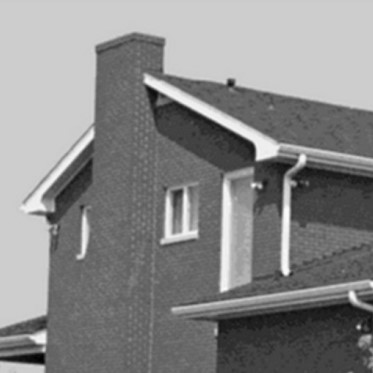
#> input picture 4/Computer Vision/lab experiments/2/code/2/HOUSE.jpg, 373 x 373 px, found by its file name
$ python 4.py
#> lines starting #> are read from the running program, lines starting #| are printed output that depends on the picture
from scipy.ndimage import convolve
import numpy as np
from PIL import Image
import matplotlib.pyplot as plt


def angle_mapping(angle):
    angle = np.rad2deg(angle) % 180
    if (0 <= angle < 22.5) or (157.5 <= angle < 180):
        return 0
    elif 22.5 <= angle < 67.5:
        return 45
    elif 67.5 <= angle < 112.5:
        return 90
    elif 112.5 <= angle < 157.5:
        return 135
img = np.array(Image.open("2\HOUSE.jpg"))
#> img is the input picture: shape (373, 373, 3); min 0, max 254, mean 136
img = np.mean(img, axis=2).astype(float)
#> img: shape (373, 373) float64

sobel_x = np.array([[-1, 0, 1], [-2, 0, 2], [-1, 0, 1]])
sobel_y = np.array([[1, 2, 1], [0, 0, 0], [-1, -2, -1]])
grad_x, grad_y = convolve(img, sobel_x), convolve(img, sobel_y)
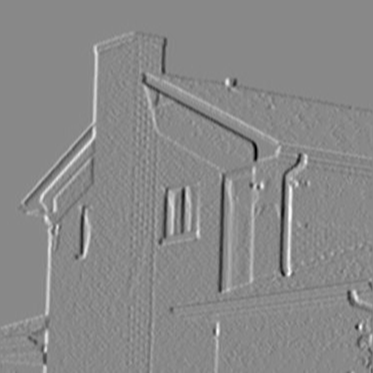
#> grad_x: shape (373, 373) float64; min -516, max 446, mean 1.5; drawn with min black and max white
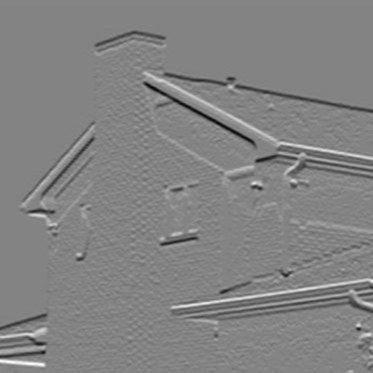
#> grad_y: shape (373, 373) float64; min -493, max 463, mean -2.2; drawn with min black and max white

grad_xx = grad_x**2
grad_xy = grad_x * grad_y
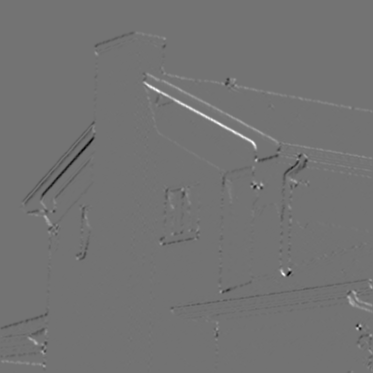
#> grad_xy: shape (373, 373) float64; min -107040, max 129720, mean 67; drawn with min black and max white
grad_yy = grad_y**2
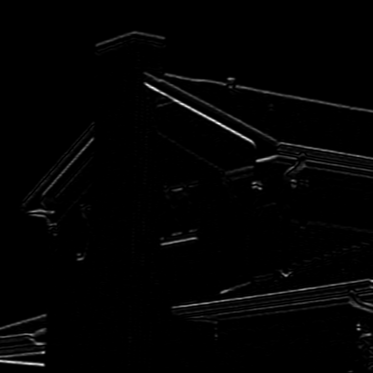
#> grad_yy: shape (373, 373) float64; min 0, max 243049, mean 3243.5; drawn with min black and max white

gradient_magnitude = np.sqrt(grad_x**2 + grad_y**2)
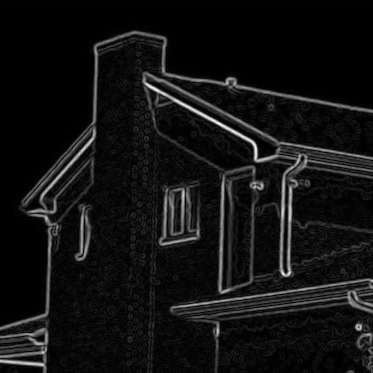
#> gradient_magnitude: shape (373, 373) float64; min 0, max 550.5, mean 39.2; drawn with min black and max white

normalized_gradient_magnitude = (gradient_magnitude / gradient_magnitude.max()) * 255
normalized_gradient_magnitude = normalized_gradient_magnitude.astype(np.uint8)

vectorized_angle_mapping = np.vectorize(angle_mapping)
mapped_angles = vectorized_angle_mapping(np.arctan2(grad_y, grad_x) * (180 / np.pi))
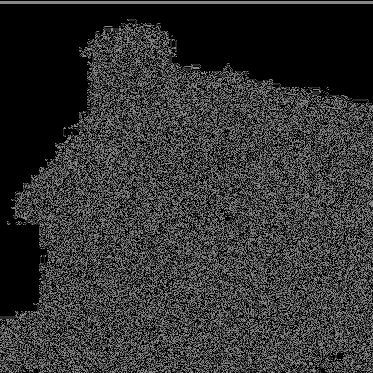
#> mapped_angles: shape (373, 373) int64; min 0, max 135, mean 49.9

M, N = normalized_gradient_magnitude.shape
#> M = 373; N = 373
suppressed = np.zeros((M, N), dtype=np.int32)

for i in range(1, M-1):
    for j in range(1, N-1):
        if mapped_angles[i, j] == 0:
            neighbors = [normalized_gradient_magnitude[i, j-1], normalized_gradient_magnitude[i, j+1]]
        if mapped_angles[i, j] == 45:
            neighbors = [normalized_gradient_magnitude[i-1, j+1], normalized_gradient_magnitude[i+1, j-1]]
        if mapped_angles[i, j] == 90:
            neighbors = [normalized_gradient_magnitude[i-1, j], normalized_gradient_magnitude[i+1, j]]
        if mapped_angles[i, j] == 135:
            neighbors = [normalized_gradient_magnitude[i-1, j-1], normalized_gradient_magnitude[i+1, j+1]]

        if normalized_gradient_magnitude[i, j] >= max(neighbors):
            suppressed[i, j] = normalized_gradient_magnitude[i, j]
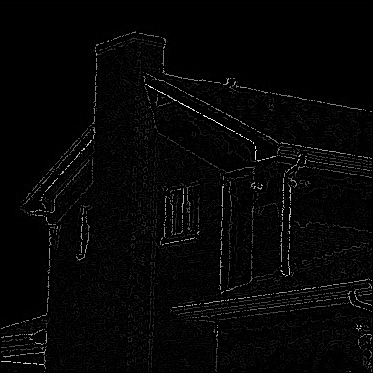
#> suppressed: shape (373, 373) int32; min 0, max 255, mean 5.7

plt.imshow(suppressed, cmap='gray')
plt.show()
